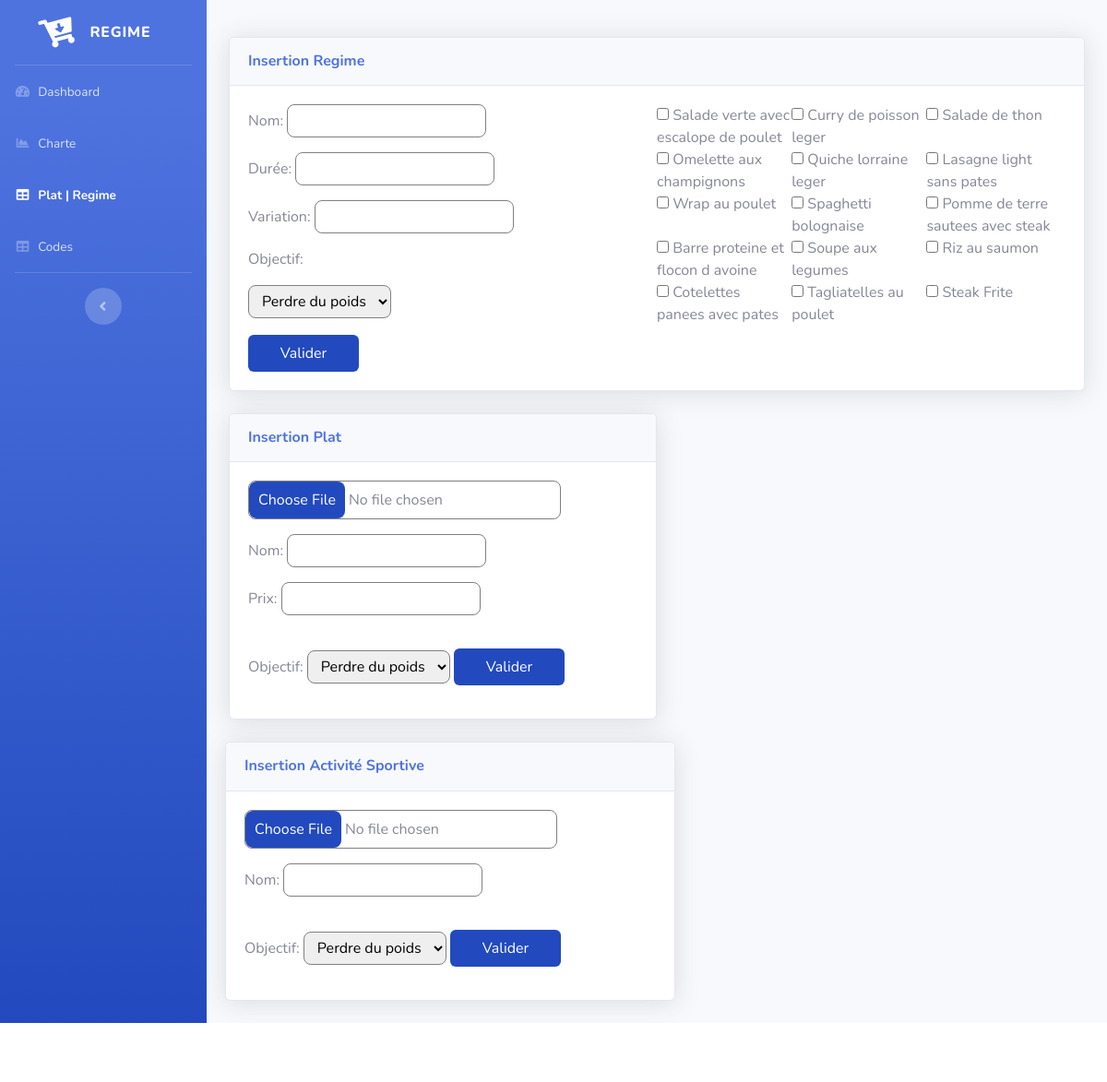
/BackController/insert, run on the app's committed database.
### tables this page shows
CREATE TABLE plat(
    idPlat INT PRIMARY KEY AUTO_INCREMENT,
    idObjectif INT,
    nomPlat VARCHAR(40),
    photoPlat VARCHAR(20),
    prix INT,
    FOREIGN KEY (idObjectif) REFERENCES OBJECTIF(idObjectif)
);

### application/controllers/BackController.php (called while the page is built, shortened)
<?php
    class BackController extends CI_Controller
    {
        public function insert()
        {
            $data = array();
            $this->load->model('BackOfficeModel');
            $data['plat'] = $this->BackOfficeModel->select_plat();
            $data['objectif'] = $this->BackOfficeModel->select_objectif();
            $this->load->view('page/back/crud.php',$data);
        }
    }
?>

### index.php (called while the page is built, shortened)
<?php
require_once BASEPATH.'core/CodeIgniter.php';

### application/models/BackOfficeModel.php (called while the page is built, shortened)
<?php
    class BackOfficeModel extends CI_Model{
        public function select_plat()
        {
            $sql = "SELECT * FROM plat";
            $query = $this->db->query($sql);
            $query_result = $query->result_array();
            return $query_result;
        }
        public function select_objectif()
        {
            $sql = "SELECT * FROM objectif";
            $query = $this->db->query($sql);
            $query_result = $query->result_array();
            return $query_result;
        }
    }
?>

### application/views/page/back/crud.php (the view, shortened to what this page needs)
<!DOCTYPE html>
<html lang="en">
<head>
    <link href="<?php echo base_url()?>assets/backoffice/vendor/fontawesome-free/css/all.min.css" rel="stylesheet" type="text/css">
    <link href="<?php echo base_url()?>assets/backoffice/css/sb-admin-2.min.css" rel="stylesheet">
</head>
<body id="page-top">
    <div id="wrapper">
        <ul class="navbar-nav bg-gradient-primary sidebar sidebar-dark accordion" id="accordionSidebar">
            <a class="sidebar-brand d-flex align-items-center justify-content-center" href="index.html">
                <div class="sidebar-brand-icon rotate-n-15">
                    <i class="fas fa-cart-arrow-down"></i>
                </div>
                <div class="sidebar-brand-text mx-3">Regime<sup></sup></div>
            </a>
            <hr class="sidebar-divider my-0">
            <li class="nav-item">
                <a class="nav-link" href="<?php echo base_url(); ?>BackController/index">
                    <i class="fas fa-fw fa-tachometer-alt"></i>
                    <span>Dashboard</span></a>
            </li>
            <li class="nav-item">
                <a class="nav-link" href="<?php echo base_url(); ?>BackController/charte">
                    <i class="fas fa-fw fa-chart-area"></i>
                    <span>Charte</span></a>
            </li>
            <li class="nav-item active">
                <a class="nav-link" href="<?php echo base_url(); ?>BackController/insert">
                    <i class="fas fa-fw fa-table"></i>
                    <span>Plat | Regime</span></a>
            </li>
            <li class="nav-item">
                <a class="nav-link" href="<?php echo base_url(); ?>BackController/code">
                    <i class="fas fa-fw fa-table"></i>
                    <span>Codes</span></a>
            </li>
            <hr class="sidebar-divider d-none d-md-block">
            <div class="text-center d-none d-md-inline">
                <button class="rounded-circle border-0" id="sidebarToggle"></button>
            </div>
        </ul>
        <div id="content-wrapper" class="d-flex flex-column" style="padding-top:40px">
            <div id="content">
                <div class="container-fluid">
                    <div class="card shadow mb-4">
                        <div class="card-header py-3">
                            <h6 class="m-0 font-weight-bold text-primary">Insertion Regime</h6>
                        </div>
                            <div class="card-body">
                                <div class="card-body-form" style="">
                                    <div class="form">
                                    <form action="" method="get" style="display:grid;grid-template-columns: 50% 50%;">
                                        <div class="formulaire">
                                            <p>Nom: <input type="text" name="nom" id="" style="padding:5px 10px 5px 10px;border-radius:8px;border:1px solid grey;"></p>
                                            <p>Durée: <input type="number" name="duree" id="" style="padding:5px 10px 5px 10px;border-radius:8px;border:1px solid grey;"></p>
                                            <p>Variation: <input type="number" name="variation" id="" style="padding:5px 10px 5px 10px;border-radius:8px;border:1px solid grey;"></p>
                                            <p>Objectif: </p>
                                            <select name="objectif" id="" style="padding:5px 10px 5px 10px;border-radius:8px;border:1px solid grey;">
                                                <?php
                                                    foreach ($objectif as $list_objectif) {?>
                                                        <option value=""><?php echo $list_objectif['nomObjectif'];?></option>
                                                    <?php } ?>
                                            </select>
                                        </div>
                                        <div class="plat" style="float:right;display:grid;grid-template-columns: 33% 33% 33%;">
                                        <?php
                                            foreach ($plat as  $list_plat)
                                            {?>
                                                    <span> <input type="checkbox" name="plat" id="" value="p1">  <?php echo $list_plat['nomPlat'];?> </span>
                                            <?php } ?>
                                        </div>
                                        <button type="submit" style="width:10vw;margin-top:10px;padding:8px 0px 8px 0px;background-color:#224abe;border:none;color:white;border-radius:6px ">Valider</button>
                                    </form>
                                    </div>
                                </div>
                        </div>
                    </div>
                    <div class="card shadow mb-4" style="width:50%;">
                        <div class="card-header py-3">
                            <h6 class="m-0 font-weight-bold text-primary">Insertion Plat</h6>
                        </div>
                            <div class="card-body" style="">
                                <div class="formulaire-plat" style="">
                                    <form action="" method="get">
                                            <p><input type="file" name="photo" id="" style="border:1px solid grey;padding:0px 10px 0px 0px;border-radius:8px;" ></p>
                                            <p>Nom: <input type="text" name="nom" id="" style="padding:5px 10px 5px 10px;border-radius:8px;border:1px solid grey;"></p>
                                            <p>Prix: <input type="number" name="nom" id="" style="padding:5px 10px 5px 10px;border-radius:8px;border:1px solid grey;"></p>
                                            <p>Objectif: <select name="objectif" id="" style="padding:5px 10px 5px 10px;border-radius:8px;border:1px solid grey;">
                                                <?php
                                                    foreach ($objectif as $list_objectif) {?>
                                                        <option value=""><?php echo $list_objectif['nomObjectif'];?></option>
                                                    <?php } ?>
                                            </select>
                                                    <button type="submit" style="width:10vw;margin-top:20px;padding:8px 0px 8px 0px;background-color:#224abe;border:none;color:white;border-radius:6px ">Valider</button>
                                        </form>
                                </div>
                            </div>
                        </div>
                    </div>
                    <div class="card shadow mb-4" style="width:50%;margin-left:20px">
                        <div class="card-header py-3">
                            <h6 class="m-0 font-weight-bold text-primary">Insertion Activité Sportive</h6>
                        </div>
                            <div class="card-body" style="">
                                <div class="formulaire-plat" style="">
                                    <form action="" method="get">
                                            <p><input type="file" name="photo" id="" style="border:1px solid grey;padding:0px 10px 0px 0px;border-radius:8px;" ></p>
                                            <p>Nom: <input type="text" name="nom" id="" style="padding:5px 10px 5px 10px;border-radius:8px;border:1px solid grey;"></p>
                                            <p>Objectif: <select name="objectif" id="" style="padding:5px 10px 5px 10px;border-radius:8px;border:1px solid grey;">
                                                <?php
                                                    foreach ($objectif as $list_objectif) {?>
                                                        <option value=""><?php echo $list_objectif['nomObjectif'];?></option>
                                                    <?php } ?>
                                            </select>
                                                    <button type="submit" style="width:10vw;margin-top:20px;padding:8px 0px 8px 0px;background-color:#224abe;border:none;color:white;border-radius:6px ">Valider</button>
                                        </form>
                                </div>
                            </div>
                        </div>
                    </div>
                </div>
            </div>
            <footer class="sticky-footer bg-white">
            </footer>
</body>
</html>

### data on the page
plat: nomPlat "Salade verte avec escalope de poulet"
plat: nomPlat "Curry de poisson leger"
plat: nomPlat "Salade de thon"
plat: nomPlat "Omelette aux champignons"
plat: nomPlat "Quiche lorraine leger"
plat: nomPlat "Lasagne light sans pates"
plat: nomPlat "Wrap au poulet"
plat: nomPlat "Spaghetti bolognaise"
plat: nomPlat "Pomme de terre sautees avec steak"
plat: nomPlat "Barre proteine et flocon d avoine"
plat: nomPlat "Soupe aux legumes"
plat: nomPlat "Riz au saumon"
plat: nomPlat "Cotelettes panees avec pates"
plat: nomPlat "Tagliatelles au poulet"
plat: nomPlat "Steak Frite"

### other printed values
form field objectif "Perdre du poids"
